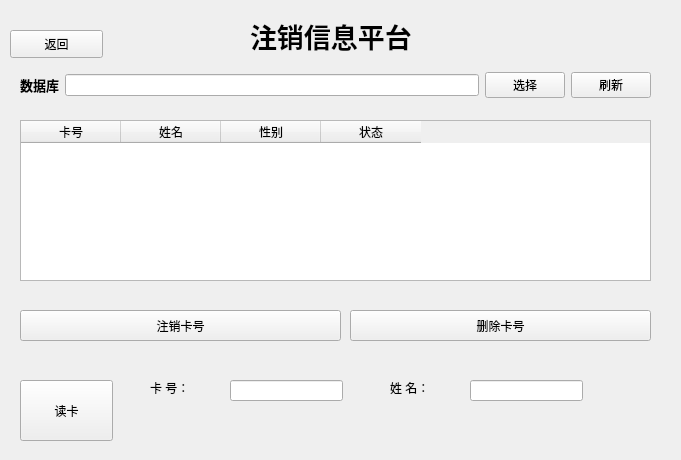
<?xml version="1.0" encoding="UTF-8"?>
<ui version="4.0">
 <class>Deletepage</class>
 <widget class="QWidget" name="Deletepage">
  <property name="geometry">
   <rect>
    <x>0</x>
    <y>0</y>
    <width>681</width>
    <height>460</height>
   </rect>
  </property>
  <property name="windowTitle">
   <string>Form</string>
  </property>
  <widget class="QWidget" name="widget" native="true">
   <property name="geometry">
    <rect>
     <x>0</x>
     <y>0</y>
     <width>681</width>
     <height>461</height>
    </rect>
   </property>
   <property name="styleSheet">
    <string notr="true">#widget{background-image: url(:/new/prefix1/img/addpage.png);}</string>
   </property>
   <widget class="QWidget" name="layoutWidget">
    <property name="geometry">
     <rect>
      <x>20</x>
      <y>70</y>
      <width>631</width>
      <height>30</height>
     </rect>
    </property>
    <layout class="QHBoxLayout" name="db_select">
     <item>
      <widget class="QLabel" name="lb_db">
       <property name="text">
        <string>&lt;html&gt;&lt;head/&gt;&lt;body&gt;&lt;p align=&quot;right&quot;&gt;&lt;span style=&quot; font-size:10pt; font-weight:600;&quot;&gt;数据库&lt;/span&gt;&lt;/p&gt;&lt;/body&gt;&lt;/html&gt;</string>
       </property>
      </widget>
     </item>
     <item>
      <widget class="QLineEdit" name="ted_dbpath">
       <property name="readOnly">
        <bool>true</bool>
       </property>
      </widget>
     </item>
     <item>
      <widget class="QPushButton" name="btn_dbselect">
       <property name="text">
        <string>选择</string>
       </property>
      </widget>
     </item>
     <item>
      <widget class="QPushButton" name="btn_dbrefresh">
       <property name="text">
        <string>刷新</string>
       </property>
      </widget>
     </item>
    </layout>
   </widget>
   <widget class="QLineEdit" name="btn_name">
    <property name="geometry">
     <rect>
      <x>470</x>
      <y>380</y>
      <width>113</width>
      <height>21</height>
     </rect>
    </property>
   </widget>
   <widget class="QLabel" name="label">
    <property name="geometry">
     <rect>
      <x>250</x>
      <y>0</y>
      <width>211</width>
      <height>71</height>
     </rect>
    </property>
    <property name="font">
     <font>
      <family>微软雅黑</family>
      <pointsize>20</pointsize>
      <weight>75</weight>
      <bold>true</bold>
     </font>
    </property>
    <property name="text">
     <string>注销信息平台</string>
    </property>
   </widget>
   <widget class="QPushButton" name="ptn_release">
    <property name="geometry">
     <rect>
      <x>20</x>
      <y>310</y>
      <width>321</width>
      <height>31</height>
     </rect>
    </property>
    <property name="text">
     <string>注销卡号</string>
    </property>
   </widget>
   <widget class="QLabel" name="label_3">
    <property name="geometry">
     <rect>
      <x>390</x>
      <y>380</y>
      <width>72</width>
      <height>15</height>
     </rect>
    </property>
    <property name="text">
     <string>姓 名：</string>
    </property>
   </widget>
   <widget class="QLineEdit" name="btn_card">
    <property name="geometry">
     <rect>
      <x>230</x>
      <y>380</y>
      <width>113</width>
      <height>21</height>
     </rect>
    </property>
   </widget>
   <widget class="QPushButton" name="ptn_delete">
    <property name="geometry">
     <rect>
      <x>350</x>
      <y>310</y>
      <width>301</width>
      <height>31</height>
     </rect>
    </property>
    <property name="text">
     <string>删除卡号</string>
    </property>
   </widget>
   <widget class="QPushButton" name="pushButton_4">
    <property name="geometry">
     <rect>
      <x>20</x>
      <y>380</y>
      <width>93</width>
      <height>61</height>
     </rect>
    </property>
    <property name="text">
     <string>读卡</string>
    </property>
   </widget>
   <widget class="QLabel" name="label_2">
    <property name="geometry">
     <rect>
      <x>150</x>
      <y>380</y>
      <width>72</width>
      <height>15</height>
     </rect>
    </property>
    <property name="text">
     <string>卡 号：</string>
    </property>
   </widget>
   <widget class="QTableWidget" name="db_table">
    <property name="geometry">
     <rect>
      <x>20</x>
      <y>120</y>
      <width>631</width>
      <height>161</height>
     </rect>
    </property>
    <property name="editTriggers">
     <set>QAbstractItemView::NoEditTriggers</set>
    </property>
    <property name="selectionMode">
     <enum>QAbstractItemView::SingleSelection</enum>
    </property>
    <property name="selectionBehavior">
     <enum>QAbstractItemView::SelectRows</enum>
    </property>
    <column>
     <property name="text">
      <string>卡号</string>
     </property>
    </column>
    <column>
     <property name="text">
      <string>姓名</string>
     </property>
    </column>
    <column>
     <property name="text">
      <string>性别</string>
     </property>
    </column>
    <column>
     <property name="text">
      <string>状态</string>
     </property>
    </column>
   </widget>
   <widget class="QPushButton" name="delback">
    <property name="geometry">
     <rect>
      <x>10</x>
      <y>30</y>
      <width>93</width>
      <height>28</height>
     </rect>
    </property>
    <property name="text">
     <string>返回</string>
    </property>
   </widget>
  </widget>
 </widget>
 <resources/>
 <connections/>
</ui>
